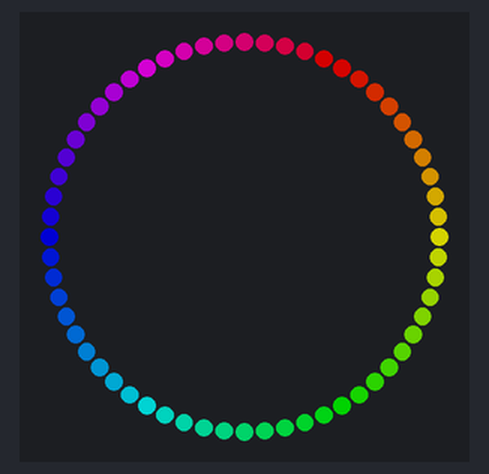
A program run on a simulated BBC micro:bit (MakeCode). On the bench: 60 RGB LEDs in a ring, first at the top, clockwise. Dim RGB values are drawn brighter than linear.

Above: at 0.06 s.
At 0.43 s:
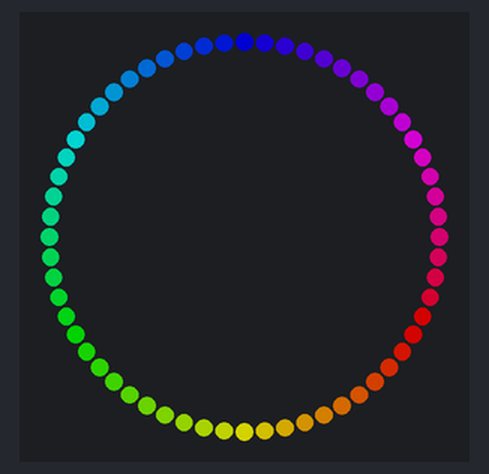
At 0.92 s:
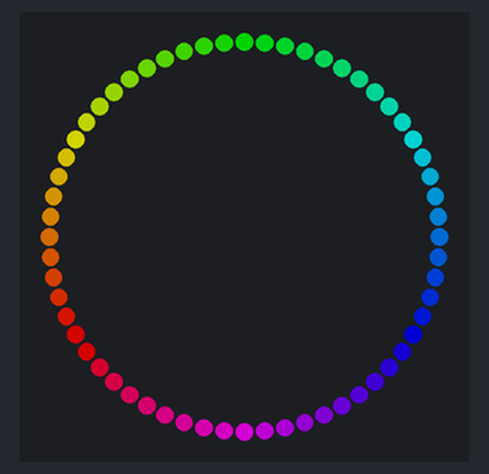
At 1.28 s:
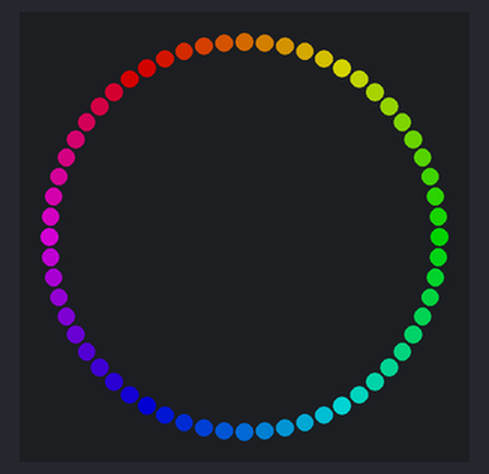
At 1.77 s:
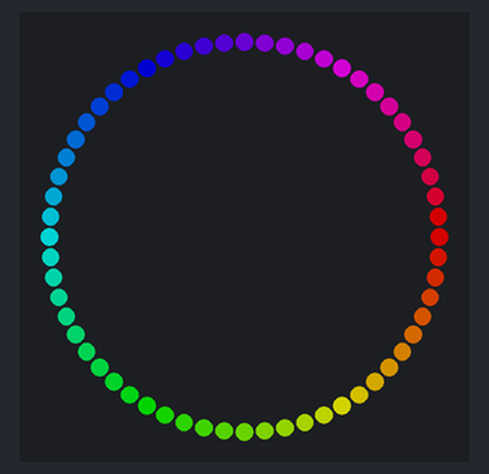

Measured:
- by itself, everything shown: repeats every 1.5 s, in 12 steps

The program:

rainbow.py
```python
"""
Using a Kitronik ZIP Halo HD

Display a rainbow:
light colors rotate and change brightness.
"""

haloDisplay = kitronik_halo_hd.create_zip_halo_display(60)
haloDisplay.show_rainbow(1, 360)
brightness = 255
brightnessDirection = -1
MAX_BRIGHTNESS = 180
MIN_BRIGHTNESS = 10
BRIGHTNESS_STEPS = 10
COLOR_STEPS = 5

def on_forever():
    global brightness, brightnessDirection
    haloDisplay.rotate(COLOR_STEPS)
    haloDisplay.show()
    basic.pause(100)
    if brightnessDirection == -1:
        brightness += -1 * BRIGHTNESS_STEPS
    else:
        brightness += 1 * BRIGHTNESS_STEPS
    if brightness < MIN_BRIGHTNESS:
        brightness = MIN_BRIGHTNESS
        brightnessDirection = 1
    elif brightness > MAX_BRIGHTNESS:
        brightness = MAX_BRIGHTNESS
        brightnessDirection = -1
    haloDisplay.set_brightness(brightness)
basic.forever(on_forever)
```
